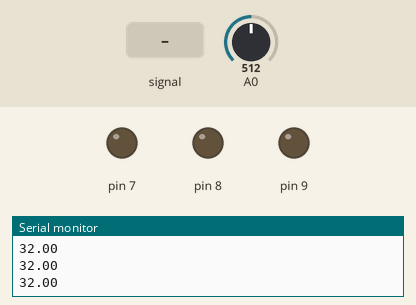
A sketch run on a simulated Arduino Uno, built with avr-gcc and run on an emulated ATmega328P. Parts: output pins drawn as LEDs (lit = HIGH), the last lines printed to the serial monitor. Dashed ring = blinking. Inputs (shaded band) come from the test bench; at power-on: A0 = 512.

Above: at 1.2 s.
1.3 s: A0 fed a 200 Hz sine of ±81 counts around its level
At 3.1 s:
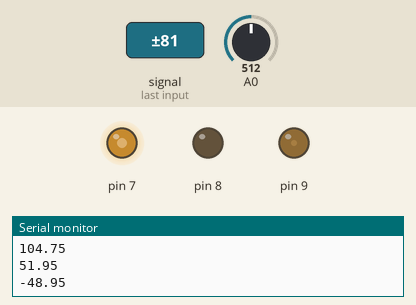
3.8 s: A0 set to 716
At 4.46 s:
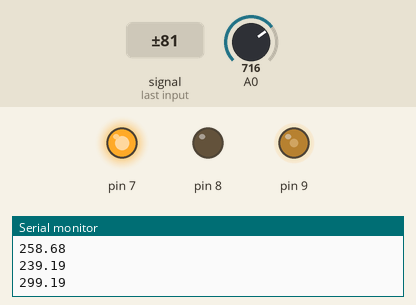
6.8 s: A0 set to 900
At 8.54 s:
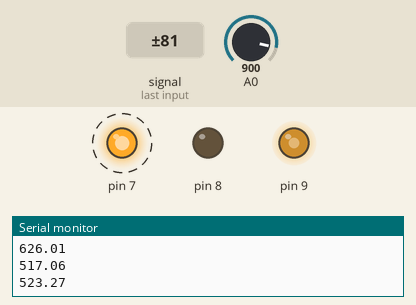
9.8 s: A0 set to 511
At 10.0 s:
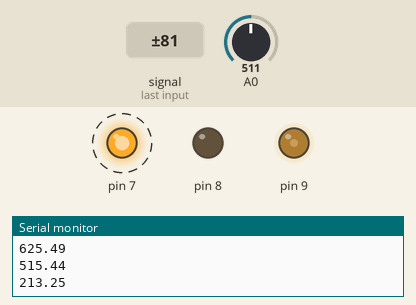
12.8 s: A0 fed a 1000 Hz sine of ±255 counts around its level
15.8 s: A0 fed a 50 Hz sine of ±306 counts around its level
Timing chart, 0 to 19.8 s (numbered marks = the images above; inputs shaded):
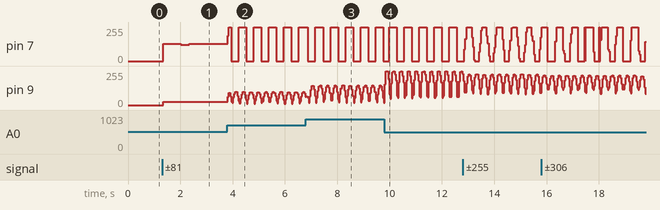

Measured:
- after the input at 1.3 s, pin 7: 0/255 → 129/255 at once, → 123/255 0.68 s later, → 129/255 0.32 s later; pin 9: 0/255 → 25/255 at once

The sketch:

Pendulum.ino
```cpp
// "Pendulum" - spring-mass oscillator
//

#include <TimerOne.h>
#include <Motor.h>
float dt = .005; //time per cycle
float m = 4.0; //time constant was .002

float k = 1.0;  // spring constant was .15
float xf,vf,ff; // floating point versions of pendulum x and v and force
int x; // input from analogRead();
int f; // integer version of force
int duty; // abs(f)
byte c=0;  //counts up until 0 then prints

byte incomingByte;


void setup()
{
  //Timer1.initialize(64); //64 microsecond period
  //MotorA.torque(100); //initializes Timer1, pinModes
  Serial.begin(9600);
  //initialize position (xf), velocity (vf), force (ff)
  x = analogRead(A0) - 512; //middle of 0-1-23 range
  xf = x;
  vf = 0.0;
  ff = 0.0;

}

void loop(){
  x = analogRead(0) - 512; // position [0-1024]
  ff = k*(x - xf); // spring
  vf = vf + (ff/m)*dt; // integrate F/m to get velocity
  xf = xf + vf*dt; // integrate velocity to get position

  f = max(ff,-1024);
  f = min(f,1024);
  duty = abs(f);


  MotorA.torque(duty);
  if(ff>0)MotorA.direction(FORWARD);
  else MotorA.direction(BACKWARD);


if (c++ == 0){
  Serial.println(x + ' ' + xf);
}
/*
if (Serial.available() > 0) {
    incomingByte = Serial.read();
    if(incomingByte == '\''){
      tf = tf * 1.1;
      Serial.println(tf);
    }
    if(incomingByte == ';'){
     tf = tf / 1.1;
     Serial.println(tf);
    }
    if(incomingByte == '.'){
      kf = kf / 1.1;
      Serial.println(tf);
    }
    if(incomingByte == '/'){
      kf = kf * 1.1;
      Serial.println(tf);
    }
  }
  */
}
```
